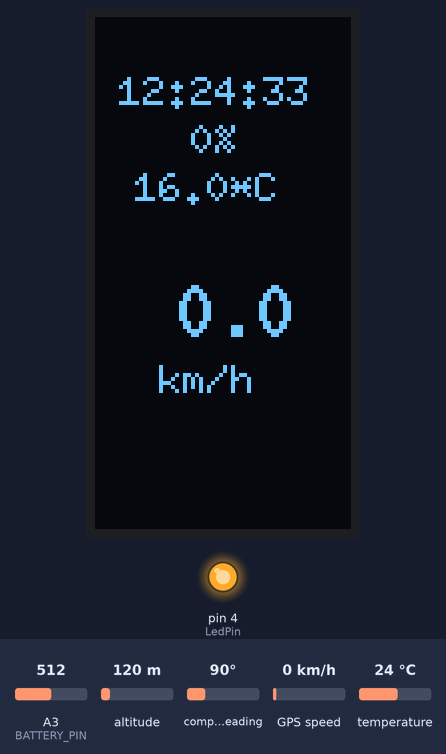
Bench run of a sketch on a simulated Arduino Uno, built with avr-gcc and run on an emulated ATmega328P. On the bench: 64×128 one-colour display, output pins drawn as LEDs (lit = HIGH). The test bench sets the inputs (shaded band); at power-on: GPS speed 0 km/h, A3 (BATTERY_PIN) = 512, temperature 24 °C, altitude 120 m, compass heading 90°. The GPS gets a fix after 3 s at 37.7749, -122.4194 with 8 satellites.

Above: at 5.1 s.
5.2 s: GPS speed set to 2 km/h
At 7.1 s:
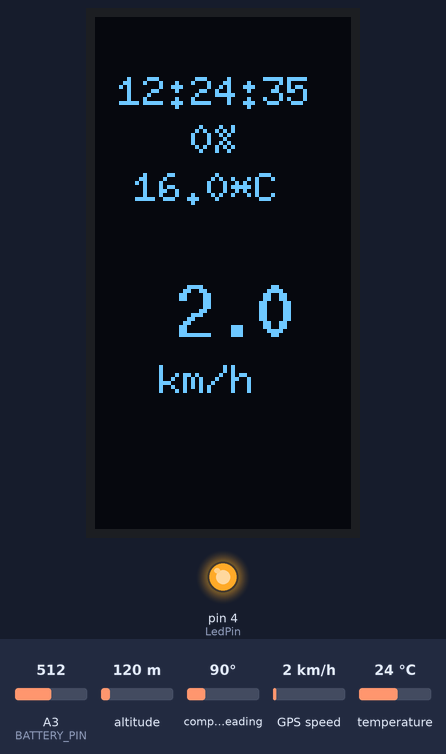
8.8 s: A3 (BATTERY_PIN) set to 716
At 9.9 s:
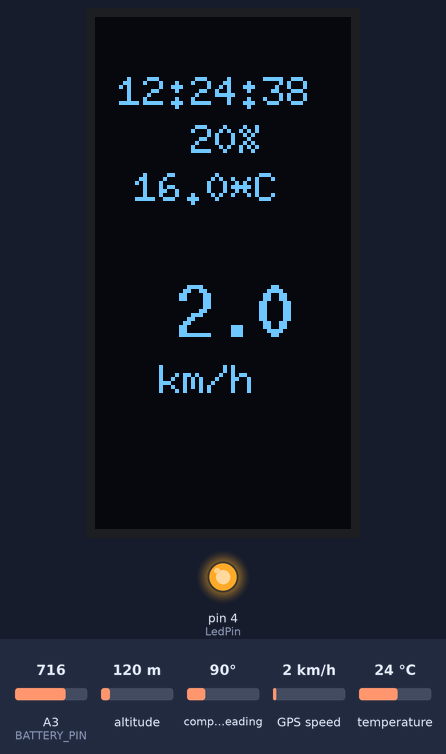
11.6 s: temperature set to 12 °C
At 12.4 s:
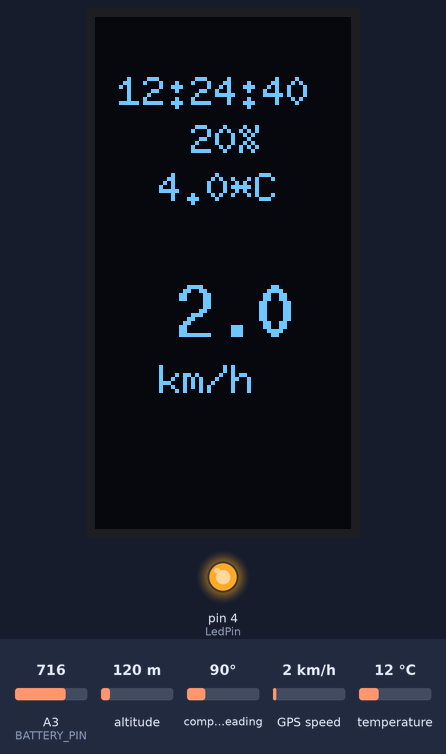
14.4 s: A3 (BATTERY_PIN) set to 490
At 15.1 s:
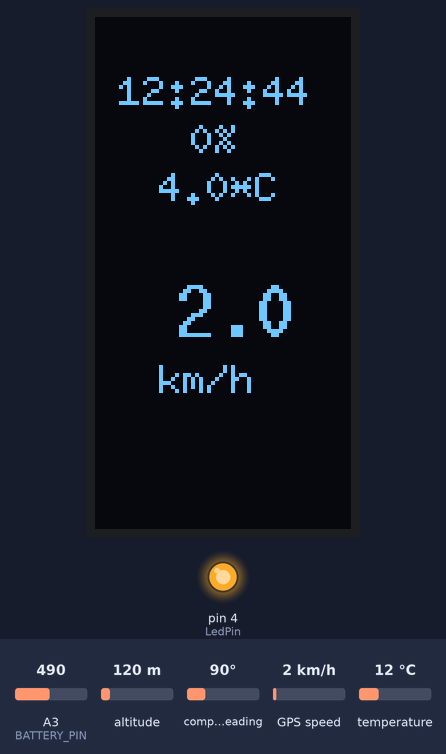
17.2 s: GPS speed set to 30 km/h
At 19.2 s:
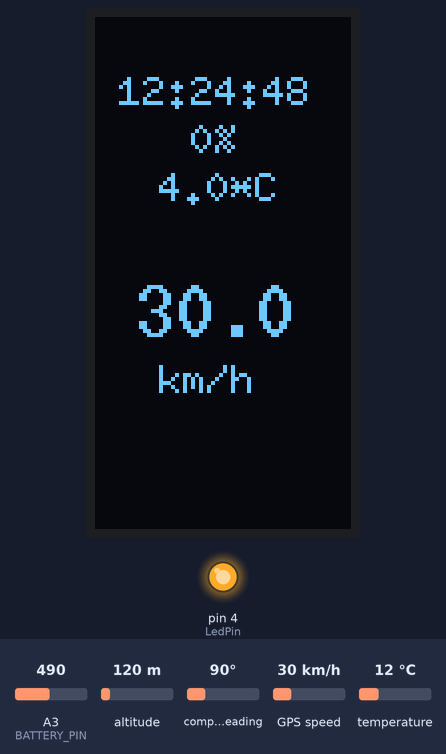
21.3 s: temperature set to 19 °C
At 23.0 s:
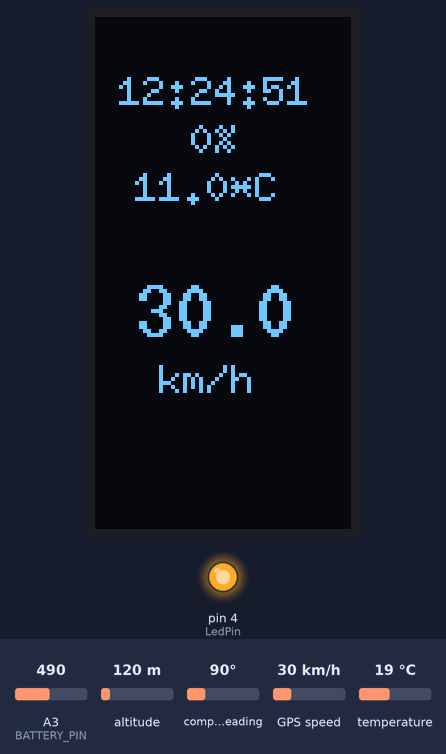
Timing chart, 0 to 24.5 s (numbered marks = the images above; inputs shaded):
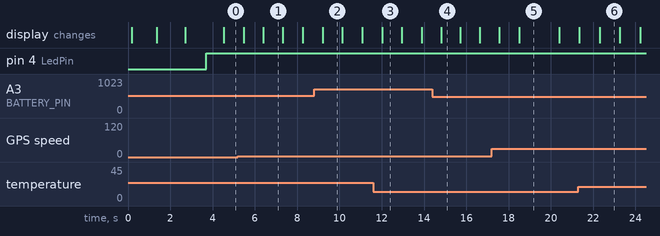

The sketch:

SnowLens.ino
```cpp
/*
 * SnowLens – ski goggle display firmware
 * Target: ATmega328P-AU @ 16 MHz (Arduino framework, "Arduino Uno" board setting)
 *
 * Reads speed and time from a NEO-6M GPS module, temperature from a BMP280
 * and the battery voltage, and shows everything on a 1.51" transparent
 * SSD1306 OLED mounted inside the goggle lens.
 *
 * Required libraries (Arduino Library Manager):
 *   - U8g2              (olikraus)
 *   - Adafruit BMP280
 *   - TinyGPSPlus       (Mikal Hart)
 *
 * Note: this file was reconstructed from the code listing in the project
 * documentation (appendix 9.7). Only formatting and comments were added;
 * the logic is unchanged.
 *
 * Author: Lorenz Alber – TFO "Oskar von Miller" Meran, 2024/25
 */

#include <SPI.h>
#include <U8g2lib.h>
#include <Wire.h>
#include <Adafruit_BMP280.h>
#include <TinyGPSPlus.h>
#include <SoftwareSerial.h>

// ---------------------------------------------------------------- Pins ----
#define OLED_DC      9
#define OLED_RESET   8
#define OLED_CS      10
#define BATTERY_PIN  A3
#define RXPin        2      // GPS TX -> MCU RX
#define TXPin        3      // GPS RX <- MCU TX
#define LedPin       4      // status LED

// ------------------------------------------------------------- Objects ----
// Display is mounted rotated, so the picture is turned by 270° (U8G2_R3).
U8G2_SSD1306_128X64_NONAME_1_4W_HW_SPI display(U8G2_R3, OLED_CS, OLED_DC, OLED_RESET);

SoftwareSerial gpsSerial(RXPin, TXPin);
TinyGPSPlus gps;

Adafruit_BMP280 tempSensor;
bool tempSensorWorking = false;

// ------------------------------------------------------------- Helpers ----
// Rough LiPo state of charge from the terminal voltage.
uint8_t getBatteryPercentage(float voltage)
{
  if (voltage >= 4.2)  return 100;
  if (voltage >= 4.1)  return 90;
  if (voltage >= 4.0)  return 80;
  if (voltage >= 3.9)  return 70;
  if (voltage >= 3.8)  return 60;
  if (voltage >= 3.7)  return 50;
  if (voltage >= 3.6)  return 40;
  if (voltage >= 3.5)  return 30;
  if (voltage >= 3.4)  return 20;
  if (voltage >= 3.3)  return 10;
  if (voltage >= 3.25) return 5;
  return 0;
}

// --------------------------------------------------------------- Setup ----
void setup()
{
  Serial.begin(9600);
  gpsSerial.begin(9600);
  pinMode(LedPin, OUTPUT);

  display.begin();
  display.enableUTF8Print();

  // Boot screen
  display.firstPage();
  do {
    display.setFont(u8g2_font_6x10_tf);
    display.drawStr(0, 10, "Initializing...");
    display.drawFrame(0, 0, display.getWidth(), display.getHeight());
  } while (display.nextPage());
  delay(1000);

  // Temperature sensor (I2C address 0x76 or 0x77)
  Wire.begin();
  tempSensorWorking = tempSensor.begin(0x76) || tempSensor.begin(0x77);

  display.firstPage();
  do {
    display.setFont(u8g2_font_6x10_tf);
    if (tempSensorWorking) {
      display.drawStr(0, 10, "Temp sensor online");
    } else {
      display.drawStr(0, 10, "Temp sensor offline");
    }
  } while (display.nextPage());
  delay(1000);

  display.firstPage();
  do {
    display.setFont(u8g2_font_6x10_tf);
    display.drawStr(0, 10, "GPS Weather Display");
    display.drawStr(0, 25, "Starting up...");
  } while (display.nextPage());
  delay(1000);
}

// ---------------------------------------------------------------- Loop ----
void loop()
{
  digitalWrite(LedPin, HIGH);
  bool newData = false;

  // Feed NMEA data into TinyGPSPlus for 500 ms
  for (unsigned long start = millis(); millis() - start < 500;)
  {
    while (gpsSerial.available())
    {
      char c = gpsSerial.read();
      if (gps.encode(c))
        newData = true;
    }
  }

  // Battery voltage (5 V ADC reference)
  float batteryVoltage = (analogRead(BATTERY_PIN) / 1023.0) * 5.0;
  uint8_t batteryPercentage = getBatteryPercentage(batteryVoltage);

  // Temperature; -8 °C offset compensates self-heating of the electronics
  float temperature = 0.0;
  float RealTemp = 0.0;
  if (tempSensorWorking) {
    temperature = tempSensor.readTemperature();
    RealTemp = temperature - 8;
  }

  // Draw screen (page buffer mode)
  display.firstPage();
  do {
    display.setFont(u8g2_font_6x10_tf);

    // Battery
    char buffer[32];
    dtostrf(batteryVoltage, 4, 2, buffer);
    char batteryPctStr[32];
    sprintf(batteryPctStr, "%u%%", batteryPercentage);
    display.drawStr(24, 34, batteryPctStr);

    display.drawStr(4, 94, "  km/h");

    // Time (UTC + 2 h for Italy, summer time)
    if (gps.time.isValid())
    {
      char timeStr[32];
      int italyHour = (gps.time.hour() + 2) % 24;
      sprintf(timeStr, " %02d:%02d:%02d",
              italyHour, gps.time.minute(), gps.time.second());
      display.drawStr(0, 22, timeStr);
    }

    // Temperature
    if (tempSensorWorking) {
      dtostrf(RealTemp, 4, 1, buffer);
      char tempStr[32];
      sprintf(tempStr, " %s*C", buffer);
      display.drawStr(4, 46, tempStr);
    } else {
      display.drawStr(0, 46, "Temp: ERROR");
    }

    // Speed (large font)
    display.setFont(u8g2_font_10x20_tf);
    if (gps.speed.isValid())
    {
      float speedKmh = gps.speed.kmph();
      dtostrf(speedKmh, 5, 1, buffer);
      char speedStr[32];
      sprintf(speedStr, "%s", buffer);
      display.drawStr(0, 80, speedStr);
    }
    else
    {
      display.drawStr(8, 80, " N.D.");
    }
  } while (display.nextPage());

  delay(100);
}
```

Measured:
- what the display in image 3 shows lasts 1.0 s, from 12.0 s to 13.0 s
- what the display in image 6 shows lasts 1.0 s, from 22.3 s to 23.3 s
